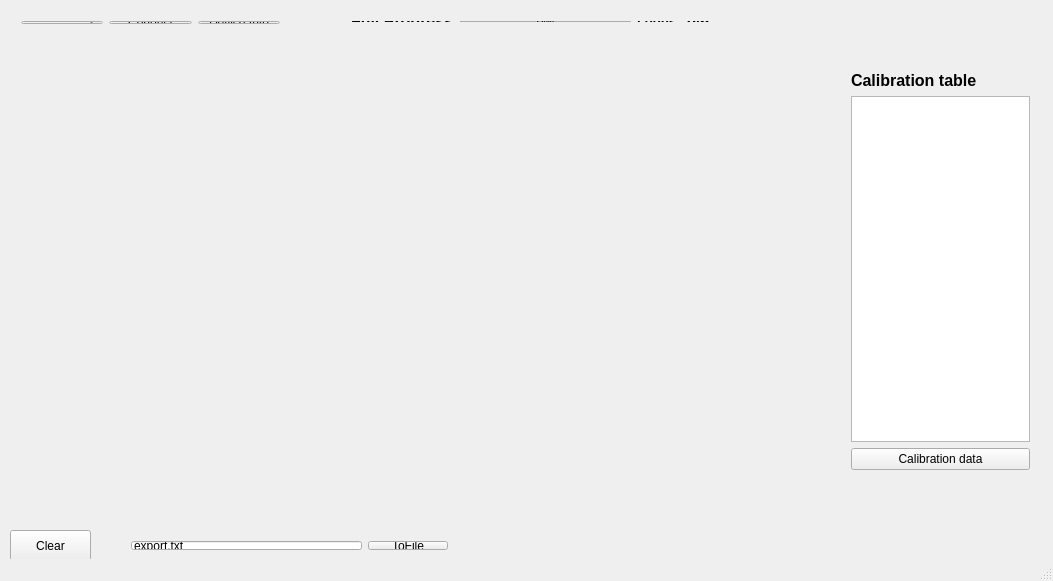
<?xml version="1.0" encoding="UTF-8"?>
<ui version="4.0">
 <class>MainWindow</class>
 <widget class="QMainWindow" name="MainWindow">
  <property name="geometry">
   <rect>
    <x>0</x>
    <y>0</y>
    <width>1053</width>
    <height>581</height>
   </rect>
  </property>
  <property name="windowTitle">
   <string>MainWindow</string>
  </property>
  <widget class="QWidget" name="centralWidget">
   <widget class="QCustomPlot" name="customplot" native="true">
    <property name="geometry">
     <rect>
      <x>10</x>
      <y>60</y>
      <width>801</width>
      <height>461</height>
     </rect>
    </property>
   </widget>
   <widget class="QPushButton" name="ClearBTN">
    <property name="geometry">
     <rect>
      <x>10</x>
      <y>530</y>
      <width>81</width>
      <height>31</height>
     </rect>
    </property>
    <property name="text">
     <string>Clear</string>
    </property>
   </widget>
   <widget class="QWidget" name="gridLayoutWidget">
    <property name="geometry">
     <rect>
      <x>340</x>
      <y>10</y>
      <width>381</width>
      <height>23</height>
     </rect>
    </property>
    <layout class="QGridLayout" name="gridLayout_2">
     <item row="0" column="1">
      <widget class="QProgressBar" name="progressBar">
       <property name="value">
        <number>0</number>
       </property>
      </widget>
     </item>
     <item row="0" column="0">
      <widget class="QLabel" name="label">
       <property name="font">
        <font>
         <pointsize>12</pointsize>
         <weight>75</weight>
         <bold>true</bold>
        </font>
       </property>
       <property name="text">
        <string>Full Progress</string>
       </property>
      </widget>
     </item>
     <item row="0" column="2">
      <layout class="QGridLayout" name="gridLayout">
       <item row="0" column="2">
        <widget class="QLabel" name="loop_vis">
         <property name="font">
          <font>
           <pointsize>12</pointsize>
           <weight>75</weight>
           <bold>true</bold>
          </font>
         </property>
         <property name="text">
          <string>0/6</string>
         </property>
        </widget>
       </item>
       <item row="0" column="0">
        <widget class="QLabel" name="Loop_label">
         <property name="font">
          <font>
           <pointsize>10</pointsize>
           <weight>75</weight>
           <bold>true</bold>
          </font>
         </property>
         <property name="text">
          <string>Loops:</string>
         </property>
        </widget>
       </item>
      </layout>
     </item>
    </layout>
   </widget>
   <widget class="QWidget" name="layoutWidget">
    <property name="geometry">
     <rect>
      <x>120</x>
      <y>530</y>
      <width>339</width>
      <height>31</height>
     </rect>
    </property>
    <layout class="QGridLayout" name="gridLayout_3">
     <item row="0" column="1">
      <widget class="QPushButton" name="ToFile">
       <property name="text">
        <string>ToFile</string>
       </property>
      </widget>
     </item>
     <item row="0" column="0">
      <widget class="QLineEdit" name="export_filename">
       <property name="text">
        <string>export.txt</string>
       </property>
      </widget>
     </item>
    </layout>
   </widget>
   <widget class="QWidget" name="layoutWidget">
    <property name="geometry">
     <rect>
      <x>840</x>
      <y>60</y>
      <width>201</width>
      <height>421</height>
     </rect>
    </property>
    <layout class="QGridLayout" name="gridLayout_4">
     <item row="0" column="0">
      <widget class="QLabel" name="Caliblabel">
       <property name="font">
        <font>
         <pointsize>12</pointsize>
         <weight>75</weight>
         <bold>true</bold>
        </font>
       </property>
       <property name="text">
        <string>Calibration table</string>
       </property>
      </widget>
     </item>
     <item row="1" column="0">
      <widget class="QTableView" name="tableView">
       <property name="font">
        <font>
         <pointsize>8</pointsize>
        </font>
       </property>
       <property name="verticalScrollBarPolicy">
        <enum>Qt::ScrollBarAlwaysOff</enum>
       </property>
       <property name="horizontalScrollBarPolicy">
        <enum>Qt::ScrollBarAlwaysOff</enum>
       </property>
       <property name="autoScroll">
        <bool>false</bool>
       </property>
       <property name="tabKeyNavigation">
        <bool>false</bool>
       </property>
       <property name="showDropIndicator" stdset="0">
        <bool>false</bool>
       </property>
       <property name="dragDropOverwriteMode">
        <bool>false</bool>
       </property>
       <attribute name="verticalHeaderVisible">
        <bool>false</bool>
       </attribute>
       <attribute name="verticalHeaderHighlightSections">
        <bool>false</bool>
       </attribute>
      </widget>
     </item>
     <item row="2" column="0">
      <widget class="QPushButton" name="CalibBTN">
       <property name="text">
        <string>Calibration data</string>
       </property>
      </widget>
     </item>
    </layout>
   </widget>
   <widget class="QWidget" name="layoutWidget">
    <property name="geometry">
     <rect>
      <x>730</x>
      <y>10</y>
      <width>307</width>
      <height>22</height>
     </rect>
    </property>
    <layout class="QGridLayout" name="gridLayout_5">
     <item row="0" column="0">
      <widget class="QLabel" name="label_2">
       <property name="font">
        <font>
         <pointsize>12</pointsize>
        </font>
       </property>
       <property name="text">
        <string>Curve Average</string>
       </property>
      </widget>
     </item>
     <item row="0" column="1">
      <widget class="QSpinBox" name="average">
       <property name="value">
        <number>6</number>
       </property>
      </widget>
     </item>
     <item row="0" column="2">
      <widget class="Line" name="line">
       <property name="orientation">
        <enum>Qt::Vertical</enum>
       </property>
      </widget>
     </item>
     <item row="0" column="3">
      <widget class="QLabel" name="label_3">
       <property name="font">
        <font>
         <pointsize>12</pointsize>
        </font>
       </property>
       <property name="text">
        <string>Pump Volume</string>
       </property>
      </widget>
     </item>
     <item row="0" column="4">
      <widget class="QComboBox" name="PumpChanger">
       <item>
        <property name="text">
         <string>1L</string>
        </property>
       </item>
       <item>
        <property name="text">
         <string>3L</string>
        </property>
       </item>
      </widget>
     </item>
    </layout>
   </widget>
   <widget class="QWidget" name="">
    <property name="geometry">
     <rect>
      <x>10</x>
      <y>10</y>
      <width>281</width>
      <height>25</height>
     </rect>
    </property>
    <layout class="QGridLayout" name="gridLayout_6">
     <item row="0" column="0">
      <widget class="QComboBox" name="PortNamesBox"/>
     </item>
     <item row="0" column="1">
      <widget class="QPushButton" name="Connect">
       <property name="text">
        <string>Conenct</string>
       </property>
      </widget>
     </item>
     <item row="0" column="2">
      <widget class="QPushButton" name="Dev_info_btn">
       <property name="text">
        <string>Device Info</string>
       </property>
      </widget>
     </item>
    </layout>
   </widget>
  </widget>
  <widget class="QStatusBar" name="statusBar"/>
 </widget>
 <layoutdefault spacing="6" margin="11"/>
 <customwidgets>
  <customwidget>
   <class>QCustomPlot</class>
   <extends>QWidget</extends>
   <header>qcustomplot.h</header>
   <container>1</container>
  </customwidget>
 </customwidgets>
 <resources/>
 <connections/>
</ui>
